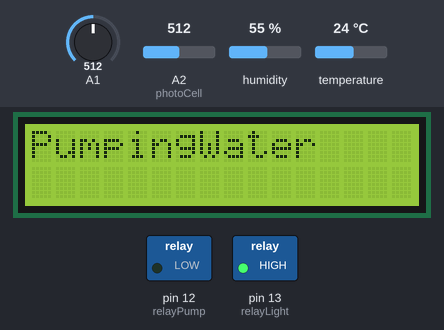
The sketch below on a simulated Arduino Uno, built with avr-gcc and run on an emulated ATmega328P. On the bench: 16×2 character LCD, switched loads named in the sketch (green lamp = pin HIGH). Inputs (shaded band) come from the test bench; at power-on: humidity 55 %, A1 = 512, A2 (photoCell) = 512, temperature 24 °C. What the sketch prints to the serial monitor is not drawn.

Above: at 2.6 s.
2.7 s: humidity set to 22 %
At 13.0 s:
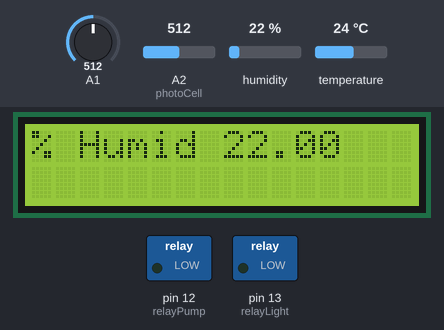
15.4 s: A1 set to 306
At 18.2 s:
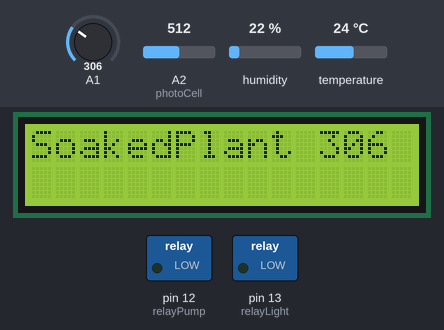
29.4 s: A2 (photoCell) set to 111
At 31.3 s:
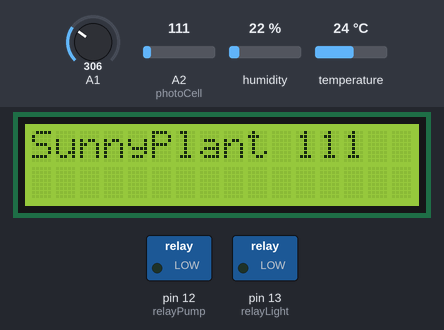
42.1 s: A2 (photoCell) set to 93
At 52.9 s:
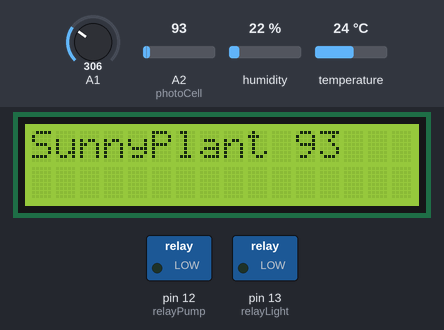
54.8 s: A2 (photoCell) set to 68
At 64.3 s:
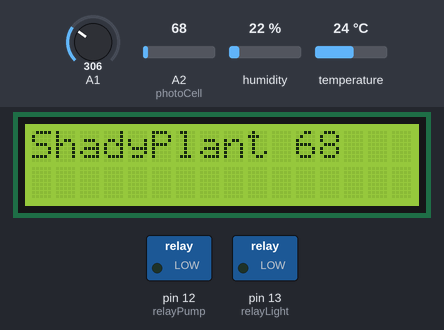
68.6 s: temperature set to 12 °C
At 80.8 s:
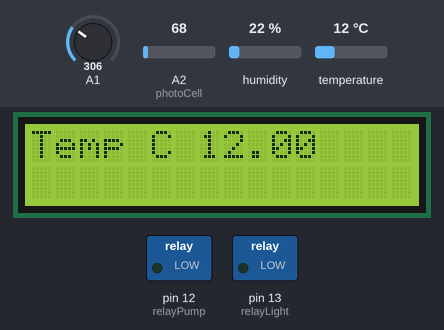
Timing chart, 0 to 82.3 s (numbered marks = the images above; inputs shaded):
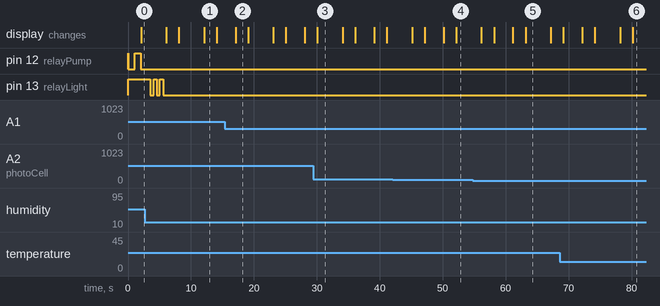

Measured:
- the behaviour switches between 100 and 99 on A2 (photoCell) (found by bisection; images 3 and 4)
- after the input at 15.4 s, pin 12 (relayPump): stays LOW (without the input it goes to HIGH after 2.7 s); pin 13 (relayLight): stops changing and stays LOW; the display: changes after 1.7 s (image 2)
- after the input at 42.1 s, the display: first differs from a run without the input after 10.0 s (image 4)
- after the input at 54.8 s, the display: first differs from a run without the input after 8.4 s (image 5)
- by itself, pin 13 (relayLight): alternates HIGH for 0.50 s and LOW for 0.50 s, 5 changes in all, then stays LOW
- what the display in image 1 shows lasts 2.0 s, from 12.1 s to 14.1 s
- what the display in image 3 shows lasts 4.0 s, from 30.1 s to 34.1 s

The sketch:

ArduinoUno_GardenBot.ino
```cpp
/****************************************************
Measure & report soil moisture, air humidty, air temperature, and light intensity, using a LCD shield, serial port, & RPi
Use sensor data to water & light a single plant

  Materials Schedule

   Arduino Uno - 1 each
    https://store.arduino.cc/usa/arduino-uno-rev3
   DF Robot Gravity 1602 LCD Shield - 1 each
    https://www.dfrobot.com/product-1009.html
   DF Robot SEN0193 Capacitive Soil Moisture Sensor - 1 each
    https://www.dfrobot.com/product-1385.html
   OSEPP Photoelectric/Photocell Sensor - 1 each
    https://www.osepp.com/electronic-modules/sensor-modules/69-light-sensor-module
   DHT 22/AM2302 Temperature and Humidity Sensor - 1 each
    https://www.adafruit.com/product/393
   Power Supply for Arduino 9V/1000mA - 1 each
    https://www.adafruit.com/product/63
   A-B Cable - 1 each
    https://www.staples.com/usb+ab+cable/directory_usb+ab+cable
   Wire Bundles - 6 female/female wires
    https://www.adafruit.com/product/266
   Wire Bundle - 4 male/female wires
    https://www.adafruit.com/product/1954
   DLI IoT Relay - 2 each
    http://www.digital-loggers.com/iot2faqs.html

  Assembly
   1.Connect A-B cable to arduino and laptop and upload sketch
   2.Disconnect A-B cable
   3.Connect aurduino and LCD shield (shield uses D4, D5, D6, D7, D8, D9, D10, and A0 pins)
   4.Connect soil moisture sensor to LCD shield analog pin 1 with wire (jst/female)
   5.Connect photocell sensor to LCD shield analog pin 2 with (3) female/female wires

      (D) Digital D4 White
      (+) Voltage VCC Red
      (-) Ground  GND Black

   6.Connect temp & humidty sensor (DHT) to LCD shield digital pin 3 with (A3) (3) female/female wires

      (D) Digital D3  Yellow  Out
      (+) Voltage VCC Blue    VCC
      (-) Ground  GND Green   GND

   7.Connect IoT (pump) relay connector (+) to LCD shield digital pin 12 and (-) GND with (2) male/female wires

      (D) Digital    D12     Red Wire     to IoT relay (+)
      (+) Voltage    VCC
      (-)  Ground    GND     Black Wire   to IoT relay (-)

   8.Connect IoT (light) relay connector (+) to LCD shield digital pin 13 and (-) GND with (2) male/female wires

      (D) Digital    D13     Red Wire     to IoT relay (+)
      (+) Voltage    VCC
      (-)  Ground    GND     Black Wire   to IoT relay (-)

    9.Plug 9V power supply for arduino into relay outlet labeled "always on" and plug into arduino 9V
   10.Plug submersible pump into IoT relay outlet labeled "normally off"
   11.Plug plant light into IoT relay outlet labeled "normally on"
   12.Plug IoT relays into mains outlets

  Engineering References

    Paul McWhorter, DF Robot, DroneBotWorkshop, HowToMechatronics, & DLI

*****************************************************/

// === Libraries ================================

// Include Adafruit_Sensors (DHT 22) Library
#include "DHT.h";

// Include LCD 1602 shield library
#include <LiquidCrystal.h>

// Initialize the LCD library with the numbers of the interface pins
LiquidCrystal lcd(8, 9, 4, 5, 6, 7);

// === Gobal constants and variables ============

// Soil moisture sensor variables and data pin
  const int AirValue = 520;   // Adjust max AirValue as neccessary
  const int WaterValue = 260;  // Adjust min WaterValue as neccessary
  int intervals = (AirValue - WaterValue)/3;
  int soilMoistureValue = 1; // Analog pin 1

// Soil moisture sensor string indicators
  String thirsty = "ThirstyPlant ";
  String happy = "HappyPlant ";
  String soaked = "SoakedPlant ";

// Relay control pins for turning on/off the submersible pump and the plant lights
  int relayPump = 12; // Digital pin 12
  int relayLight = 13; // Digital pin 13

// Temp & Humidity Sensor Constants
  #define DHTPIN (A3)      // DHT-22 sensor & I/O shield analog pin 3 treated as a digital pin
  #define DHTTYPE DHT22   // DHT 22 sensor type is AM2302

// Temp & Humidity Sensor Variables
  float hum;    // Stores humidity value in percent
  float temp;   // Stores temperature value in Celcius
  int iterations = 5;

// Initialize Temp (DHT) sensor for normal 16mhz Arduino
  DHT dht(DHTPIN, DHTTYPE);

// Photocell Sensor is connected to analog pin 2 for data collection
  const int photoCell = 2;

// Chronometer variables
  // Arduino Uno (ATmega328P) max int size is 32,767
  // byte = range of 0 to 255
  // int = 16 bit = 2 byte value = range of -32,768 to 32,767
  // unsigned int = 32 bit = 4 bytes = 4,294,967,295
  // 1,000 miliseconds = 1 sec = 0.017 min
  // 30,000 miliseconds = 30 sec = 0.5 min
  // 43,200,000 miliseconds = 12 hrs, X milliseconds = (Y hours)(3.6e+6)

  int timerLED = 500;
  int timerPrint = 1000;
  int timerSensor = 2000;

  unsigned long startMillis;
  unsigned long currentMillis;
  const unsigned long period = 1000;
  const unsigned long alaskaDay = 1000;

//=== Setup code here, runs once =================

void setup()
{

  // Setup onboard LED (Arduino Uno digital pin 13)
  pinMode(LED_BUILTIN, OUTPUT);
  digitalWrite(LED_BUILTIN, HIGH);    // turn the LED on

  // Set up the relay for powering the submersible pump
  pinMode(relayPump, OUTPUT);
  digitalWrite(relayPump, HIGH); // turn the relay on

  // Set up the relay for powering the plant light
  pinMode(relayLight, OUTPUT);
  digitalWrite(relayLight, HIGH); // turn the relay on

  // Setup photocell sensor as an input
  pinMode(photoCell, INPUT);

  // Start the Temperature & Humidity (DHT22) sensor
  dht.begin();

  // Timer start time
  startMillis = millis();

  // Setup the LCD screen's number of columns and rows:
  lcd.begin(16, 2);

  // Setup the serial monitor for data analysis & debugging
  Serial.begin (9600);

}

//=== Main code here, runs/loops repeatedly=======

void loop()
{

  soilMoisture();

}

//===Breakout of sensor functions==================

void blink()  // Blink the onboard LED
{
  digitalWrite(LED_BUILTIN, HIGH);   // turn the LED on
  delay(timerLED);
  digitalWrite(LED_BUILTIN, LOW);    // turn the LED off
  delay(timerLED);
}

void multipleBlink() // Blink the onboard LED multiple times
{
  int startBlink = 0;
  int finishBlink = 4;
  while (startBlink < finishBlink)
  {
    blink();
  }
}

void photocellReading() // Photocell Sensor Reading
{
  int readPhotocell = analogRead(photoCell);

    if (readPhotocell < 78) // (10,000 lux)(0.00775) = 78 = Full Daylight Reading
    {
      // Show data on LCD shield screen
      lcd.setCursor(0, 0);
      lcd.print("ShadyPlant ");
      lcd.println(readPhotocell);
      lcd.println("");
      delay(timerPrint);

      // Show data on serial port (laptop screen)
      Serial.print("Shady Plant: ");
      Serial.print(readPhotocell);
      Serial.print("\n\n");
      delay(timerPrint);
    }

    else
    {
      // Show data on LCD shield screen
      lcd.setCursor(0, 0);
      lcd.print("SunnyPlant ");
      lcd.println(readPhotocell);
      lcd.println("");
      delay(timerPrint);

      // Show data on serial port (laptop screen)
      Serial.print("Sunny Plant: ");
      Serial.print(readPhotocell);
      Serial.print("\n\n");
      delay(timerPrint);
    }
}

void tempHumidity()  // Air Temperature & Humidity Sensor
{
  delay(timerSensor);  // Delay so DHT-22 sensor can stabilize

  hum = dht.readHumidity();  // Get Air Humidity value
  temp= dht.readTemperature();  // Get Air Temperature value

  // Show data on LCD shield screen
  lcd.setCursor(0, 0);
  lcd.print("% Humid ");
  lcd.println(hum);
  lcd.println("");
  delay(timerPrint);

  // Show data on serial port (laptop screen)
  Serial.print("% Humidity ");
  Serial.println(hum);
  delay(timerPrint);

  // Show data on LCD shield screen
  lcd.setCursor(0, 0);
  lcd.print("Temp C ");
  lcd.println(temp);

  // Show data on serial port (laptop screen)
  Serial.print("Temp in C ");
  Serial.println(temp);
  delay(timerPrint);
}

void soilMoisture() // Soil moisture sensor and water pump relay function
{
  // operate soil moisture sensor
  soilMoistureValue = analogRead(1);

  // report soil moisture sensor values
  String thirstySensor = thirsty + soilMoistureValue;
  String happySensor = happy + soilMoistureValue;
  String soakedSensor = soaked + soilMoistureValue;

  // plant is thirsty and needs more water
  if(soilMoistureValue < AirValue && soilMoistureValue > (AirValue - intervals))
  {

    // Turn water pump on and off
    digitalWrite(relayPump, LOW);
    delay(timerPrint);
    digitalWrite(relayPump, HIGH);
    delay(timerPrint);
    digitalWrite(relayPump, LOW);
    lcd.setCursor(0, 0);
    lcd.println("PumpingWater");
    lcd.println("");
    Serial.println("Pumping Water");
    Serial.println("");
    delay(timerPrint);

    //Blink the onboard LED
    blink();
    blink();
    blink();
   //multipleBlink();

    // Show data on the LCD shield screen
    lcd.setCursor(0, 0);
    lcd.println(thirstySensor);
    lcd.println("");
    delay(timerPrint);

    // Show data on the serial port (laptop screen)
    Serial.print(thirstySensor);
    Serial.println("");
    delay(timerPrint);
  }

  // plant is happy and has enough water
  else if(soilMoistureValue > (WaterValue + intervals) && soilMoistureValue < (AirValue - intervals))
  {
    // Show data on LCD shield screen
    lcd.setCursor(0, 0);
    lcd.println(happySensor);
    lcd.println("");
    delay(timerPrint);

    // Show data on the serial port (laptop screen)
    Serial.print(happySensor);
    Serial.println("");
    delay(timerPrint);
   }

  // plant is soaked
  else if(soilMoistureValue > WaterValue && soilMoistureValue < (WaterValue + intervals))
  {
    // Show data on LCD shield screen
    lcd.setCursor(0, 0);
    lcd.println(soakedSensor);
    lcd.println("");
    delay(timerPrint);

    // Show data on the serial port (laptop screen)
    Serial.print(soakedSensor);
    Serial.println("");
    delay(timerPrint);
  }

  // Check Photocell sensor
  photocellReading();

  // Check Temp & Humidity Sensor
  tempHumidity();

  delay(timerSensor);
}

void chronometer() // Time and turn on/off light relay
{
  currentMillis = millis();  // the number of milliseconds since the start of the program

  // Show timer data on LCD shield screen
  lcd.setCursor(0, 0);
  lcd.print("LightTimer ");
  lcd.println(currentMillis);
  delay(timerPrint);

  // Show timer data on serial port (laptop screen)
  Serial.print("LightTimer ");
  Serial.println(currentMillis);
  delay(timerPrint);

  if (currentMillis - startMillis >= alaskaDay)  // test whether an Alaskan Day (12 hrs) has elapsed
  {
    digitalWrite(LED_BUILTIN, !digitalRead(LED_BUILTIN));  // if so, change the state of the LED
    digitalWrite(relayLight, !digitalRead(relayLight));  // if so, change the state of the relay
    startMillis = currentMillis;  // save the start time of the current state
  }
}

void shareDataWithRPi ()
{

}
```
